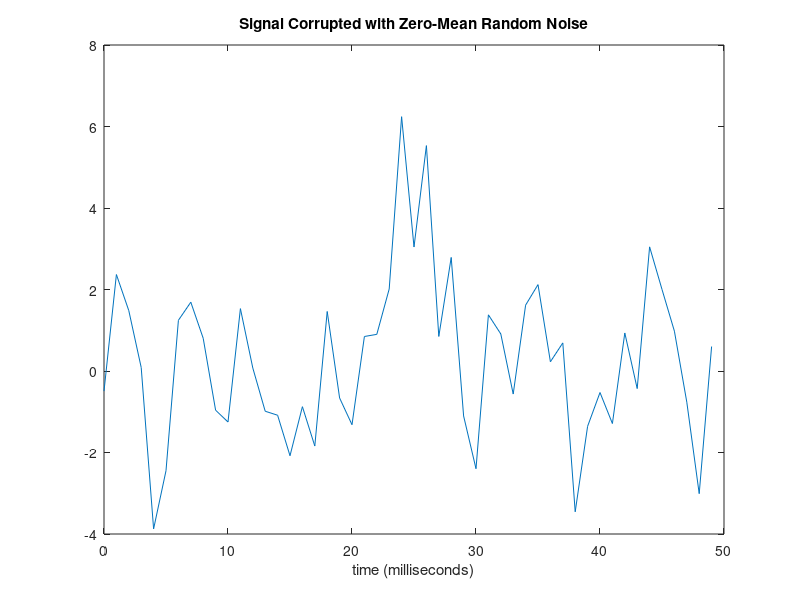

Reproduce this figure in MATLAB. (Note: this script raises an error after producing the figure.)
function fftexample
    close all;

    % Sampling frequency
    Fs = 1000;
    % Sample time
    T = 1 / Fs;
    % Length of signal
    L = 1000;
    % Time vector
    t = (0:L - 1) * T;
    % Sum of a 50 Hz sinusoid and a 120 Hz sinusoid
    x = 0.7 * sin(2 * pi * 50 * t) + sin(2 * pi * 120 * t); 
    % Sinusoids plus noise
    y = x + 2 * randn(size(t));
    
    % Plot the first 50 ms of the signal
    plot(Fs*t(1:50),y(1:50));
    title('Signal Corrupted with Zero-Mean Random Noise');
    xlabel('time (milliseconds)');
    timesPlot;

    % Next power of 2 from length of y
    NFFT = 2 .^ nextpow2(L); 
    
    % Apply gaussian window
    yw = 2 * y .* gausswin(L)';
    
    % Apply FFT and normalize output to 1
    Y = fft(yw, NFFT) / L;

    % Compute frequency range
    f = linspace(-Fs / 2, Fs / 2, NFFT);
    
    % Compute amplitude spectrum -Fs/2..Fs/2
    % from spectrum 0..Fs/2
    Yr = zeros(size(Y));
    Yr(1:NFFT/2) = abs(Y(NFFT/2+1:end));
    Yr(NFFT/2+1:end) = abs(Y(1:NFFT/2));
    
    % Plot amplitude spectrum
    figure;
    plot(f, Yr);
    title('Amplitude Spectrum of y(t)');
    xlabel('Frequency (Hz)');
    ylabel('|Y(f)|');
    timesPlot;
    
    % Compute single-sided frequency range
    f = linspace(0, Fs / 2, NFFT / 2 + 1);
    
    % Compute single-sided amplitude spectrum
    Yr = 2 * abs(Y(1:NFFT / 2 + 1));
    
    % Plot single-sided amplitude spectrum
    figure;
    plot(f, Yr);
    title('Single-Sided Amplitude Spectrum of y(t)');
    xlabel('Frequency (Hz)');
    ylabel('|Y(f)|');
    timesPlot;
end